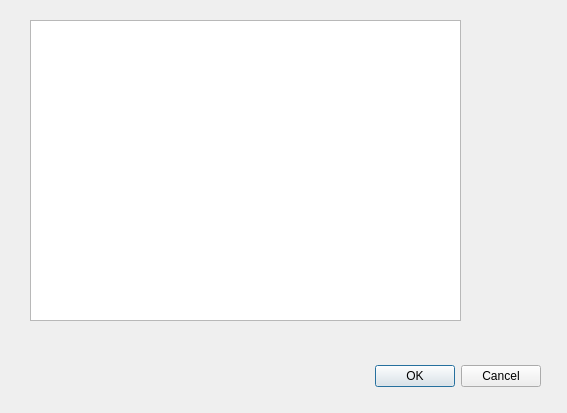
<?xml version="1.0" encoding="UTF-8"?>
<ui version="4.0">
 <class>Dialog</class>
 <widget class="QDialog" name="Dialog">
  <property name="geometry">
   <rect>
    <x>0</x>
    <y>0</y>
    <width>567</width>
    <height>413</height>
   </rect>
  </property>
  <property name="windowTitle">
   <string>Dialog</string>
  </property>
  <widget class="QDialogButtonBox" name="buttonBox">
   <property name="geometry">
    <rect>
     <x>200</x>
     <y>360</y>
     <width>341</width>
     <height>32</height>
    </rect>
   </property>
   <property name="orientation">
    <enum>Qt::Horizontal</enum>
   </property>
   <property name="standardButtons">
    <set>QDialogButtonBox::Cancel|QDialogButtonBox::Ok</set>
   </property>
  </widget>
  <widget class="QListView" name="listView">
   <property name="geometry">
    <rect>
     <x>30</x>
     <y>20</y>
     <width>431</width>
     <height>301</height>
    </rect>
   </property>
   <property name="alternatingRowColors">
    <bool>true</bool>
   </property>
  </widget>
 </widget>
 <resources/>
 <connections>
  <connection>
   <sender>buttonBox</sender>
   <signal>accepted()</signal>
   <receiver>Dialog</receiver>
   <slot>accept()</slot>
   <hints>
    <hint type="sourcelabel">
     <x>248</x>
     <y>254</y>
    </hint>
    <hint type="destinationlabel">
     <x>157</x>
     <y>274</y>
    </hint>
   </hints>
  </connection>
  <connection>
   <sender>buttonBox</sender>
   <signal>rejected()</signal>
   <receiver>Dialog</receiver>
   <slot>reject()</slot>
   <hints>
    <hint type="sourcelabel">
     <x>316</x>
     <y>260</y>
    </hint>
    <hint type="destinationlabel">
     <x>286</x>
     <y>274</y>
    </hint>
   </hints>
  </connection>
 </connections>
</ui>
